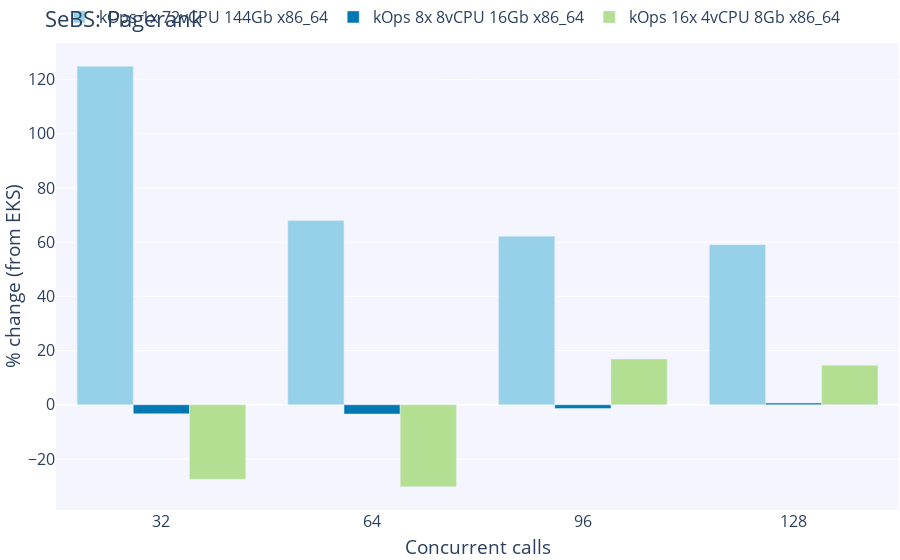

This figure's notebook cell:
### Code cell
fig = go.Figure()

# Add figure title
fig.update_layout(
    barmode='group',
    legend=dict(
        orientation="h",
        yanchor="bottom",
        y=1.02,
        xanchor="center",
        x=0.47
    ),
    margin=dict(
        t=0,
        b=1,
        l=1,
        r=1,
        autoexpand=True
    ),
    font=dict(
        size=16
    ),
    title={
        'text': "SeBS: Pagerank",
        'y':0.98,
        'yanchor': 'top'},
    xaxis_title_text='Concurrent calls',
    yaxis_title_text='% change (from EKS)',
    plot_bgcolor=bgColor
)

data=[]
for i, k in enumerate(list(clusters.keys())[:-1], start=0):
    y_data=[]
    for c in concurrent_calls:
        kops_mean=sebs_df[k]['pagerank'][c]['runtime'].mean()
        eks_mean=sebs_df['EKS 8x 8vCPU 16Gb x86_64']['pagerank'][c]['runtime'].mean()
        percent_change=(kops_mean - eks_mean) * 100 / eks_mean
        y_data.append(percent_change)
    fig.add_trace(go.Bar(name=k, x=concurrent_calls, y=y_data, marker_color=colorPallet[i]))

fig.show()

# Save graph
if not os.path.exists("graphs"):
    os.mkdir("graphs")
fig.write_image("graphs/sebs_pagerank_percentage_difference.png", width=baseFigureWidth, height=baseFigureHeight)

### Figure 1 — Plotly figure (JSON) as saved in the notebook; plotly's stock layout.template omitted (floating-point values rounded to 4 significant figures)
{"data": [{"marker": {"color": "rgba(151, 209, 233, 255)"}, "name": "kOps 1x 72vCPU 144Gb x86_64", "type": "bar", "x": [32, 64, 96, 128], "y": [124.9, 67.98, 62.19, 59.09]}, {"marker": {"color": "rgba(0, 120, 179, 255)"}, "name": "kOps 8x 8vCPU 16Gb x86_64", "type": "bar", "x": [32, 64, 96, 128], "y": [-3.318, -3.426, -1.371, 0.615]}, {"marker": {"color": "rgba(179, 223, 146, 255)"}, "name": "kOps 16x 4vCPU 8Gb x86_64", "type": "bar", "x": [32, 64, 96, 128], "y": [-27.44, -30.2, 16.87, 14.6]}], "layout": {"barmode": "group", "font": {"size": 16}, "legend": {"orientation": "h", "x": 0.47, "xanchor": "center", "y": 1.02, "yanchor": "bottom"}, "margin": {"autoexpand": true, "b": 1, "l": 1, "r": 1, "t": 0}, "plot_bgcolor": "rgba(245,245,255,255)", "title": {"text": "SeBS: Pagerank", "y": 0.98, "yanchor": "top"}, "xaxis": {"autorange": true, "range": [16, 144], "title": {"text": "Concurrent calls"}, "type": "linear"}, "yaxis": {"autorange": true, "range": [-38.82, 133.5], "title": {"text": "% change (from EKS)"}, "type": "linear"}}}
